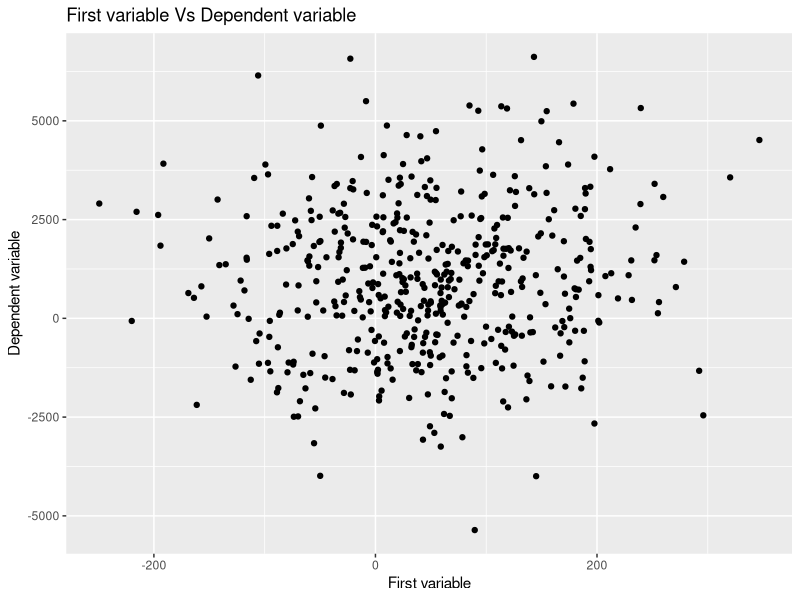
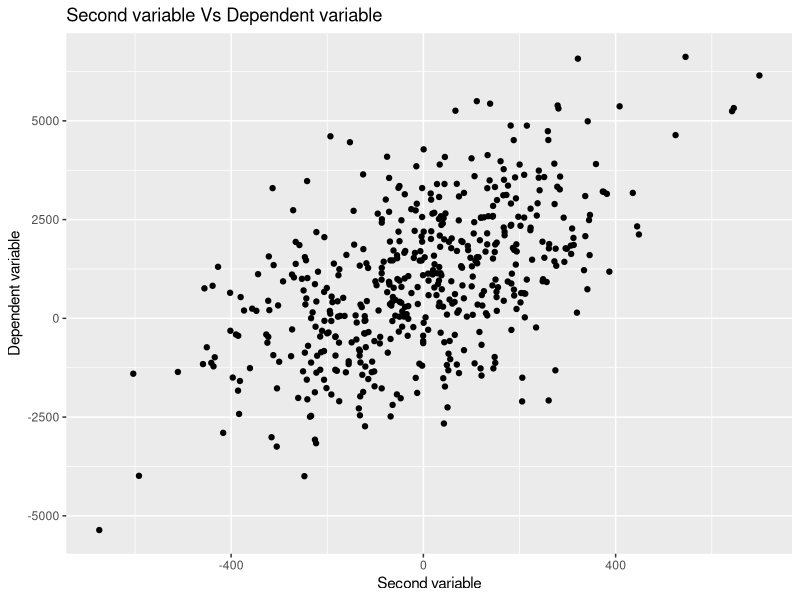
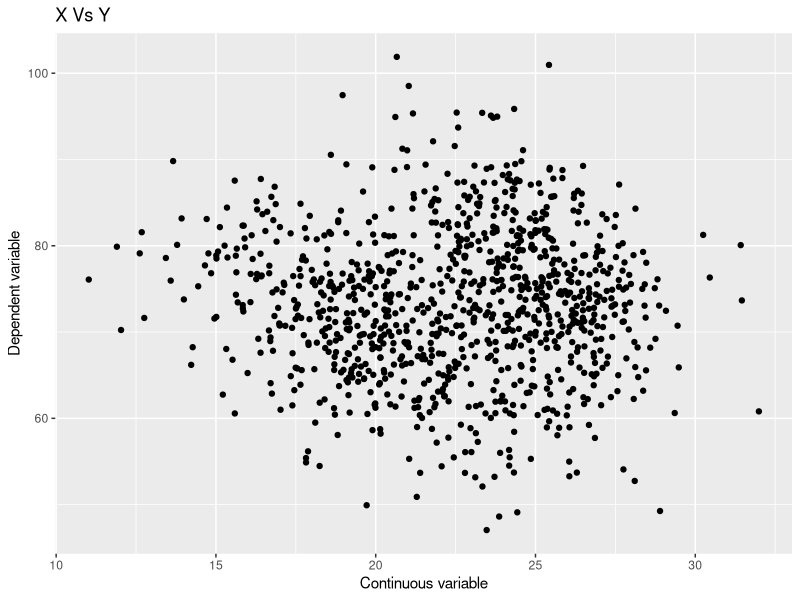
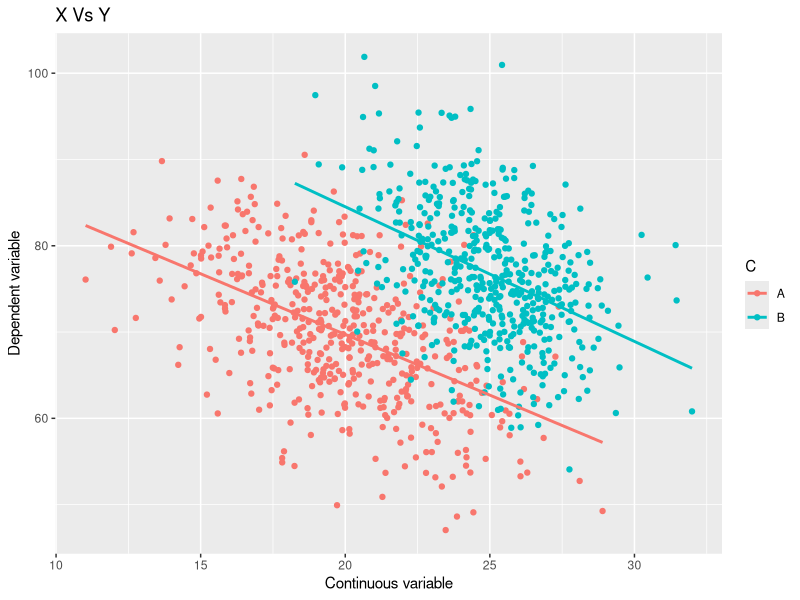
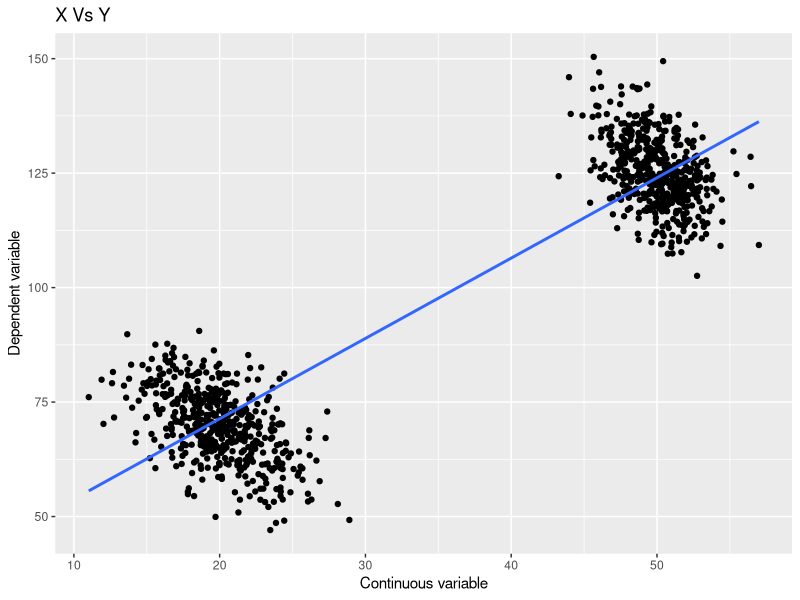
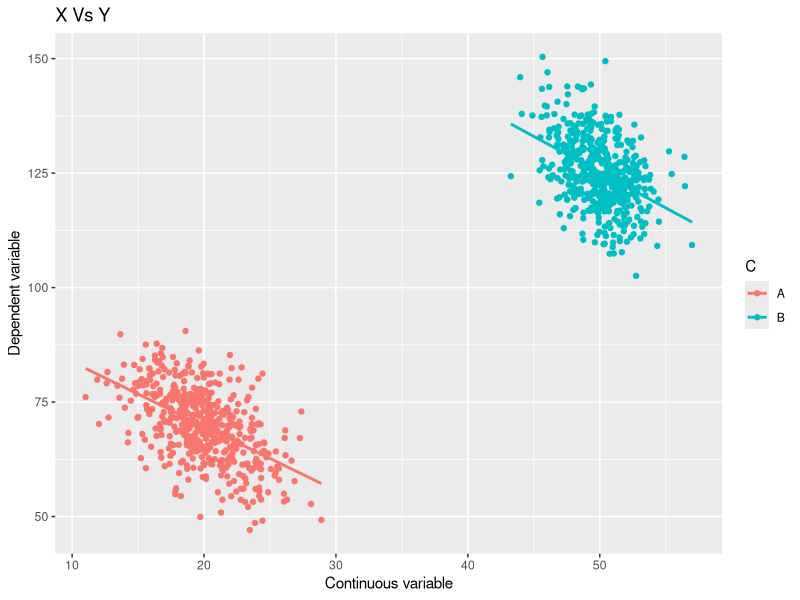

These figures' R source, in order:
#In this worksheet, we will create and examine an example on how the effects of different features may mask the correlation between other features and the target variable. Later, we check some classic examples of the Simpson's paradox
library(ggplot2)

set.seed(42)
#################
### EXAMPLE 1 ###
#################
# We will create 3 independent variable for this example
independent_variable1 <- rnorm(500, mean = 50, sd = 100)
independent_variable2 <- rnorm(500, mean = 0, sd = 200)
independent_variable3 <- rnorm(500, mean = -100, sd = 200)

# The dependent variable will be a linear combination of the previous variables, with some normally distributed error
dependent_variable <- independent_variable1*2 + independent_variable2*5 + independent_variable3*-8  + 20 + rnorm(500,0,10)

# Let's assume we only received the first feature for the analysis. Let's fit a linear model, and browse the summary:
summary(lm(dependent_variable ~ independent_variable1))

# As you can see, the model was inconclusive regarding the coefficient. 
# A quick visualization would also leave us undecided about the correlation:
qplot(independent_variable1, dependent_variable) + labs(title="First variable Vs Dependent variable", 
                                                        y="Dependent variable", 
                                                        x="First variable")

# However, this doesn't mean, there is no correlation... we generated this data with a coeff of 2! 
# The problem is, the second and third independent features has greater effect on the dependent variable. 
# Let's build a linear model with the first and second independent variable :
summary(lm(dependent_variable ~ independent_variable1 + independent_variable2))

# According to the summary, the p-value for the second variable is minimal 
# (which means, if the null hypothesis holds (=second variable's coefficient is zero), the statistic calculated from data or any more extreme case, has a low probability)
# A quick look on a visualization is also convincing
qplot(independent_variable2, dependent_variable) + labs(title="Second variable Vs Dependent variable", 
                                                        y="Dependent variable", 
                                                        x="Second variable")

# Let's include the third variable too:
summary(lm(dependent_variable ~ independent_variable1 + independent_variable2 + independent_variable3))

# Please note, that the first variable's estimate is significant, controlling the second and third variables! 


#################
### EXAMPLE 2 ###
#################
#Let's check a similar case as the first one, but with a categorical variable. So our dataset will have a categorical and a continuous feature:
set.seed(42)
x1 <- rnorm(500, mean = 20, sd = 3)
x2 <- rnorm(500, mean = 25, sd = 2)

y1 <- x1*-1.5 + 100 + rnorm(500, mean = 0, sd = 7)
y2 <- x2*-1.5 + 114 + rnorm(500, mean = 0, sd = 7)

c1 <- rep('A',500)
c2 <- rep('B',500)

Simpsons_paradox_example <- data.frame(X=append(x1,x2), Y=append(y1,y2), C=append(c1,c2))

# Please note, that the coefficient for X, should be -1.5 for both categories! Now if we run a linear model, using only X:
summary(lm(Y ~ X, data = Simpsons_paradox_example))

# We get an inconclusive result, yet again. 
qplot(X,Y,data=Simpsons_paradox_example) + labs(title="X Vs Y", 
                                                y="Dependent variable", 
                                                x="Continuous variable")
# If we implement the categorical variable into the linear model, we get the desired result
summary(lm(Y ~ X + C, data = Simpsons_paradox_example))

# When we include variable C in the plot, the correlation gets more visible
qplot(X,Y,data=Simpsons_paradox_example, colour = C) + stat_smooth(method = "lm", se = FALSE) + labs(title="X Vs Y", 
                                                y="Dependent variable", 
                                                x="Continuous variable")

#################
### EXAMPLE 3 ###
#################
#We can generate a dataset that will actually show us a significant positive correlation for X and Y. But this will change when we controll variable C
set.seed(42)
x1 <- rnorm(500, mean = 20, sd = 3)
x2 <- rnorm(500, mean = 50, sd = 2)

y1 <- x1*-1.5 + 100 + rnorm(500, mean = 0, sd = 7)
y2 <- x2*-1.5 + 200 + rnorm(500, mean = 0, sd = 7)

c1 <- rep('A',500)
c2 <- rep('B',500)

Simpsons_paradox_example <- data.frame(X=append(x1,x2), Y=append(y1,y2), C=append(c1,c2))

# Please note again, that the coefficient for X, should be -1.5 for both categories! Now if we run a linear model, using only X:
summary(lm(Y ~ X, data = Simpsons_paradox_example))

# The summary suggest a positive correlation, a quick visualization shows us why:
qplot(X,Y,data=Simpsons_paradox_example) + stat_smooth(method = "lm", se = FALSE) + labs(title="X Vs Y", 
                                                y="Dependent variable", 
                                                x="Continuous variable")

# So controlling for C, X will shows decrease in Y
summary(lm(Y ~ X + C, data = Simpsons_paradox_example))
qplot(X,Y,data=Simpsons_paradox_example, colour = C) + stat_smooth(method = "lm", se = FALSE) + labs(title="X Vs Y", 
                                                                                                     y="Dependent variable", 
                                                                                                     x="Continuous variable")
